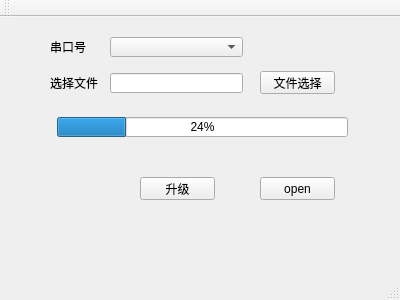
<?xml version="1.0" encoding="UTF-8"?>
<ui version="4.0">
 <class>MainWindow</class>
 <widget class="QMainWindow" name="MainWindow">
  <property name="geometry">
   <rect>
    <x>0</x>
    <y>0</y>
    <width>400</width>
    <height>300</height>
   </rect>
  </property>
  <property name="windowTitle">
   <string>MainWindow</string>
  </property>
  <widget class="QWidget" name="centralWidget">
   <widget class="QProgressBar" name="progressBar">
    <property name="geometry">
     <rect>
      <x>57</x>
      <y>100</y>
      <width>291</width>
      <height>20</height>
     </rect>
    </property>
    <property name="value">
     <number>24</number>
    </property>
   </widget>
   <widget class="QPushButton" name="pushButton">
    <property name="geometry">
     <rect>
      <x>260</x>
      <y>54</y>
      <width>75</width>
      <height>23</height>
     </rect>
    </property>
    <property name="text">
     <string>文件选择</string>
    </property>
   </widget>
   <widget class="QLineEdit" name="lineEdit">
    <property name="geometry">
     <rect>
      <x>110</x>
      <y>56</y>
      <width>133</width>
      <height>20</height>
     </rect>
    </property>
   </widget>
   <widget class="QComboBox" name="cbxPort">
    <property name="geometry">
     <rect>
      <x>110</x>
      <y>20</y>
      <width>133</width>
      <height>20</height>
     </rect>
    </property>
   </widget>
   <widget class="QLabel" name="label">
    <property name="geometry">
     <rect>
      <x>50</x>
      <y>20</y>
      <width>54</width>
      <height>20</height>
     </rect>
    </property>
    <property name="text">
     <string>串口号</string>
    </property>
   </widget>
   <widget class="QLabel" name="label_2">
    <property name="geometry">
     <rect>
      <x>50</x>
      <y>56</y>
      <width>54</width>
      <height>20</height>
     </rect>
    </property>
    <property name="text">
     <string>选择文件</string>
    </property>
   </widget>
   <widget class="QPushButton" name="pushButton_2">
    <property name="geometry">
     <rect>
      <x>140</x>
      <y>160</y>
      <width>75</width>
      <height>23</height>
     </rect>
    </property>
    <property name="text">
     <string>升级</string>
    </property>
   </widget>
   <widget class="QPushButton" name="pushButton_3">
    <property name="geometry">
     <rect>
      <x>260</x>
      <y>160</y>
      <width>75</width>
      <height>23</height>
     </rect>
    </property>
    <property name="text">
     <string>open</string>
    </property>
   </widget>
  </widget>
  <widget class="QMenuBar" name="menuBar">
   <property name="geometry">
    <rect>
     <x>0</x>
     <y>0</y>
     <width>400</width>
     <height>30</height>
    </rect>
   </property>
  </widget>
  <widget class="QToolBar" name="mainToolBar">
   <attribute name="toolBarArea">
    <enum>TopToolBarArea</enum>
   </attribute>
   <attribute name="toolBarBreak">
    <bool>false</bool>
   </attribute>
  </widget>
  <widget class="QStatusBar" name="statusBar"/>
 </widget>
 <layoutdefault spacing="6" margin="11"/>
 <resources/>
 <connections/>
</ui>
